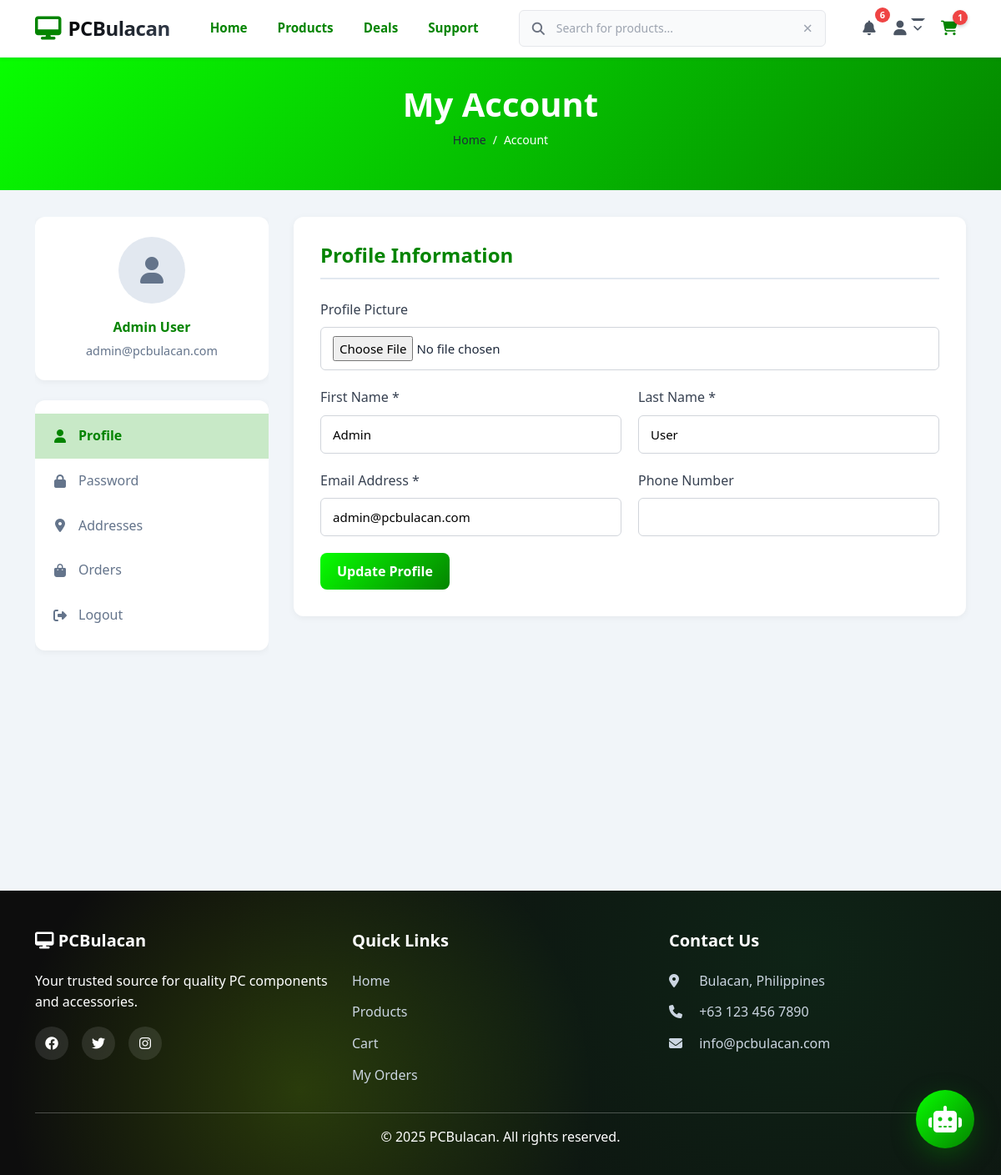
Page /accounts/account/ (signed in) on the committed database.
### accounts/models.py (models this page shows, shortened)
class User(AbstractUser):
    username = None
    email = models.EmailField(_('email address'), unique=True)
    phone = models.CharField(max_length=20, blank=True, null=True)
    address = models.TextField(blank=True, null=True)
    city = models.CharField(max_length=100, blank=True, null=True)
    state = models.CharField(max_length=100, blank=True, null=True)
    zip_code = models.CharField(max_length=10, blank=True, null=True)
    profile_picture = models.ImageField(upload_to='profile_pictures/', blank=True, null=True)
    USERNAME_FIELD = 'email'
    REQUIRED_FIELDS = ['first_name', 'last_name']
    objects = UserManager()
    class Meta:
        db_table = 'accounts_user'
        verbose_name = 'User'
        verbose_name_plural = 'Users'
        ordering = ['-date_joined']
    def get_full_name(self):
        full_name = f'{self.first_name} {self.last_name}'
        return full_name.strip()

### accounts/views.py (the view, shortened to what this page needs)
# urls.py: path('account/', views.account_view, name='account'),
@login_required
def account_view(request):
    user = request.user
    addresses = UserAddress.objects.filter(user=user).order_by('-is_primary', '-created_at')
    orders = Order.objects.filter(user=user).prefetch_related('items__product').order_by('-created_at')
    context = {
        'user': user,
        'addresses': addresses,
        'orders': orders,
    }
    return render(request, 'accounts/account.html', context)

### orders/context_processors.py (called while the page is built)
def cart_context(request):
    if request.user.is_authenticated:
        cart, created = Cart.objects.get_or_create(user=request.user)
        return {
            'cart': cart,
            'cart_count': cart.unique_items_count  # Count unique products, not total quantity
        }
    return {
        'cart': None,
        'cart_count': 0
    }

### orders/models.py (called while the page is built)
    @property
    def unique_items_count(self):
        return self.items.count()

### templates/accounts/account.html (shortened to what this page needs)
{% extends 'base.html' %}
{% load static %}
{% block extra_css %}
<link rel="stylesheet" href="{% static 'css/styles.css' %}">
{% endblock %}
{% block content %}
<div class="page-header">
    <div class="container">
        <h1 class="page-title">My Account</h1>
        <div class="breadcrumb">
            <a href="{% url 'products:home' %}">Home</a>
            <span class="breadcrumb-separator">/</span>
            <span>Account</span>
        </div>
    </div>
</div>
<div class="container">
    <div class="account-container">
        <div class="account-sidebar" id="account-sidebar">
            <div class="user-profile">
                <div class="profile-avatar">
                    {% if user.profile_picture %}
                    <img src="{{ user.profile_picture.url }}" alt="{{ user.get_full_name }}">
                    {% else %}
                    <i class="fas fa-user"></i>
                    {% endif %}
                </div>
                <div class="profile-name">{{ user.get_full_name }}</div>
                <div class="profile-email">{{ user.email }}</div>
            </div>
            <nav class="account-nav">
                <ul>
                    <li class="active">
                        <a href="#" class="account-nav-link" data-section="profile-section">
                            <i class="fas fa-user"></i>
                            <span>Profile</span>
                        </a>
                    </li>
                    <li>
                        <a href="#" class="account-nav-link" data-section="password-section">
                            <i class="fas fa-lock"></i>
                            <span>Password</span>
                        </a>
                    </li>
                    <li>
                        <a href="#" class="account-nav-link" data-section="addresses-section">
                            <i class="fas fa-map-marker-alt"></i>
                            <span>Addresses</span>
                        </a>
                    </li>
                    <li>
                        <a href="#" class="account-nav-link" data-section="orders-section">
                            <i class="fas fa-shopping-bag"></i>
                            <span>Orders</span>
                        </a>
                    </li>
                    <li>
                        <a href="{% url 'accounts:logout' %}" class="account-nav-link">
                            <i class="fas fa-sign-out-alt"></i>
                            <span>Logout</span>
                        </a>
                    </li>
                </ul>
            </nav>
        </div>
        <div class="account-content">
            <section id="profile-section" class="account-section active">
                <h2 class="section-title">Profile Information</h2>
                <form method="post" enctype="multipart/form-data">
                    <div class="form-group">
                        <label>Profile Picture</label>
                        <input type="file" name="profile_picture" id="profile_picture" accept="image/*">
                    </div>
                    <div class="form-row">
                        <div class="form-group">
                            <label for="first_name">First Name *</label>
                            <input type="text" id="first_name" name="first_name" value="{{ user.first_name }}" required>
                        </div>
                        <div class="form-group">
                            <label for="last_name">Last Name *</label>
                            <input type="text" id="last_name" name="last_name" value="{{ user.last_name }}" required>
                        </div>
                    </div>
                    <div class="form-row">
                        <div class="form-group">
                            <label for="email">Email Address *</label>
                            <input type="email" id="email" name="email" value="{{ user.email }}" required>
                        </div>
                        <div class="form-group">
                            <label for="phone">Phone Number</label>
                            <input type="tel" id="phone" name="phone" value="{{ user.phone|default:'' }}">
                        </div>
                    </div>
                    <button type="submit" class="btn btn-primary">Update Profile</button>
                </form>
            </section>
        </div>
    </div>
</div>
{% endblock %}

### static/css/styles.css (style rules this page uses)
:root { --primary-color: #048400; --secondary-color: #3b82f6; --success-color: #22c55e; --danger-color: #ef4444; --warning-color: #f59e0b; --info-color: #06b6d4; --dark-color: #1e293b; --light-color: #f8fafc; --gray-color: #64748b; }
* { margin: 0; padding: 0; box-sizing: border-box; }
body { font-family: 'Segoe UI', Tahoma, Geneva, Verdana, sans-serif; line-height: 1.6; color: var(--dark-color); background-color: #f1f5f9; }
.btn-primary { background: #3b82f6; border: 1px solid #3b82f6; color: white; font-weight: 600; }
.btn { border-radius: 8px; padding: 0.6rem 1.5rem; font-weight: 600; transition: all 0.2s ease; }
.btn-primary { background-color: var(--primary-color); border-color: var(--primary-color); }

### templates/accounts/account.html (style rules this page uses)
.page-header { background: linear-gradient(135deg, #08fe01 0%, #048400 100%); padding: 2rem 0; margin-bottom: 2rem; text-align: center; }
.page-title { font-size: 2.5rem; font-weight: 700; color: #ffffffff; margin-bottom: 0.5rem; }
.breadcrumb { display: flex; align-items: center; justify-content: center; gap: 0.5rem; color: #64748b; font-size: 0.875rem; }
.breadcrumb a { color: #1e293b; transition: all 0.3s ease; text-decoration: none; }
.breadcrumb-separator { color: #1e293b; }
.breadcrumb span { color: #ffffffff; }
.account-container { display: flex; gap: 30px; position: relative; margin-bottom: 3rem; }
.account-sidebar { width: 280px; position: sticky; top: 20px; height: calc(100vh - 40px); overflow-y: auto; }
.account-content { flex: 1; min-width: 0; }
.user-profile { background-color: white; border-radius: 12px; padding: 1.5rem; margin-bottom: 1.5rem; box-shadow: 0 2px 8px rgba(0, 0, 0, 0.05); text-align: center; }
.profile-avatar { width: 80px; height: 80px; border-radius: 50%; margin: 0 auto 1rem; background-color: #e2e8f0; display: flex; align-items: center; justify-content: center; font-size: 2rem; color: #64748b; overflow: hidden; }
.profile-name { font-weight: 600; color: #048400; margin-bottom: 0.25rem; }
.profile-email { font-size: 0.9rem; color: #64748b; }
.account-nav { background-color: white; border-radius: 12px; padding: 1rem 0; box-shadow: 0 2px 8px rgba(0, 0, 0, 0.05); }
.account-nav ul { list-style: none; padding: 0; margin: 0; }
.account-nav li { margin: 0; }
.account-nav li.active { background-color: #c8e9c7; }
.account-nav-link { display: flex; align-items: center; gap: 0.75rem; padding: 0.875rem 1.25rem; color: #64748b; text-decoration: none; transition: all 0.2s ease; }
.account-nav li.active .account-nav-link { color: #048400; font-weight: 600; }
.account-nav-link i { width: 20px; text-align: center; }
.account-section { display: none; background-color: white; border-radius: 12px; padding: 2rem; box-shadow: 0 2px 8px rgba(0, 0, 0, 0.05); }
.account-section.active { display: block; }
.section-title { font-size: 1.5rem; font-weight: 600; color: #048400; margin-bottom: 1.5rem; padding-bottom: 0.75rem; border-bottom: 2px solid #e2e8f0; }
.form-group { margin-bottom: 1.25rem; }
.form-group label { display: block; margin-bottom: 0.5rem; color: #374151; font-weight: 500; }
.form-group input, .form-group textarea, .form-group select { width: 100%; padding: 0.625rem 0.875rem; border: 1px solid #d1d5db; border-radius: 6px; font-size: 0.9375rem; transition: all 0.2s ease; }
.form-row { display: grid; grid-template-columns: 1fr 1fr; gap: 1.25rem; }
.btn { padding: 0.625rem 1.25rem; border-radius: 8px; font-weight: 600; cursor: pointer; transition: all 0.3s ease; border: none; text-decoration: none; display: inline-block; }
.btn-primary { background: linear-gradient(135deg, #08fe01 0%, #048400 100%); color: white; }

### rows in the picture
User: get_full_name "Admin User", email "admin@pcbulacan.com", first_name "Admin", last_name "User"

### other values in the picture
{{ cart_count|default:0 }} "1"
